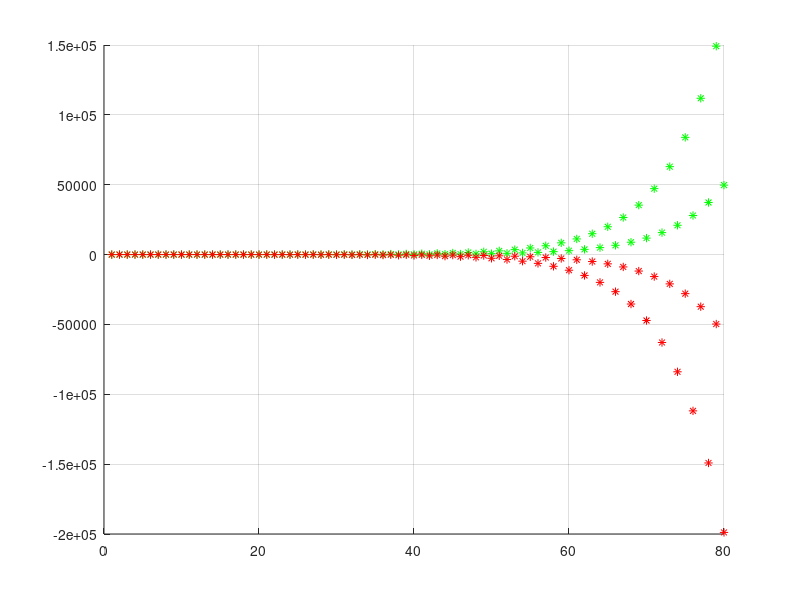
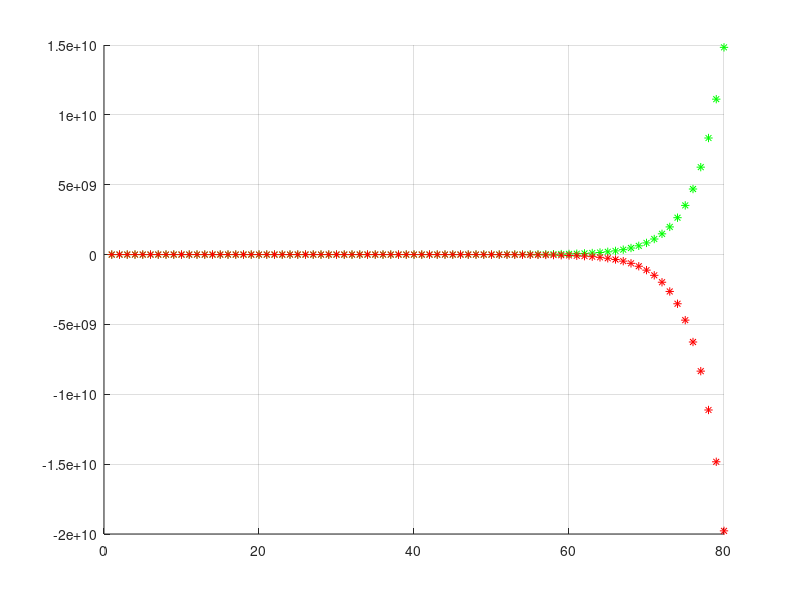

Recreate these plots in MATLAB, in order.
%% 1.a Gauss-Seidel e Gauss jacobi COMPARAR
clc;clear;

% GAUSS JACOBI
matA=[2 2;4 3]
B=[3 4]';
D=tril(matA,0)-tril(matA,-1)
M=matA-D
k=0;
X0=[0 0]';
X=[0 0 ]';
Err=10;
REsp=inv(D)*(matA-D)%radio espectral

figure(1)
grid on
hold on
while k<80 && Err>0.00001
    Bn=B-M*X0;
%     X(1)=Bn(1)/D(1,1);
%     X(2)=Bn(2)/D(2,2);
%     X(3)=Bn(3)/D(3,3);
    X=(D*D^(-2))*Bn;
    Err=norm(X-X0)/norm(X);
    X0=X;
    k=k+1;
%     plot(k,X(1),'-*g',k,X(2),'-*r',k,X(3),'-*b')
    plot(k,X(1),'-*g',k,X(2),'-*r')
end
hold off
k
Err
X
% GAUSS SEIDEL
L=tril(matA,0)
U=matA-L;
k=0;
X0=[0 0]';
X=[0 0]';
Err=10;
REsp=inv(L)*(matA-L)%radio espectral

figure(2)
grid on
hold on
while k<80 && Err>0.00001
    Bn=B-U*X0;
    X=(L*L^(-2))*Bn;
    Err=norm(X-X0)/norm(X);
    X0=X;
    k=k+1;
    plot(k,X(1),'-*g',k,X(2),'-*r')
end
hold off
k
Err
X

% m=3
% Yn=ones(1,m);
% A=0
% I=(L*L^(-2))*B
% for i=1:m          
%     if i~=1
%         for j=1:i-1                    
%            A=A-L(i,j)*Yn(j);
%         end
%     end
%     Yn(i)=(A+B(i))/L(i,i);
%     A=0;
% end       
% Yn


%% 2. 
